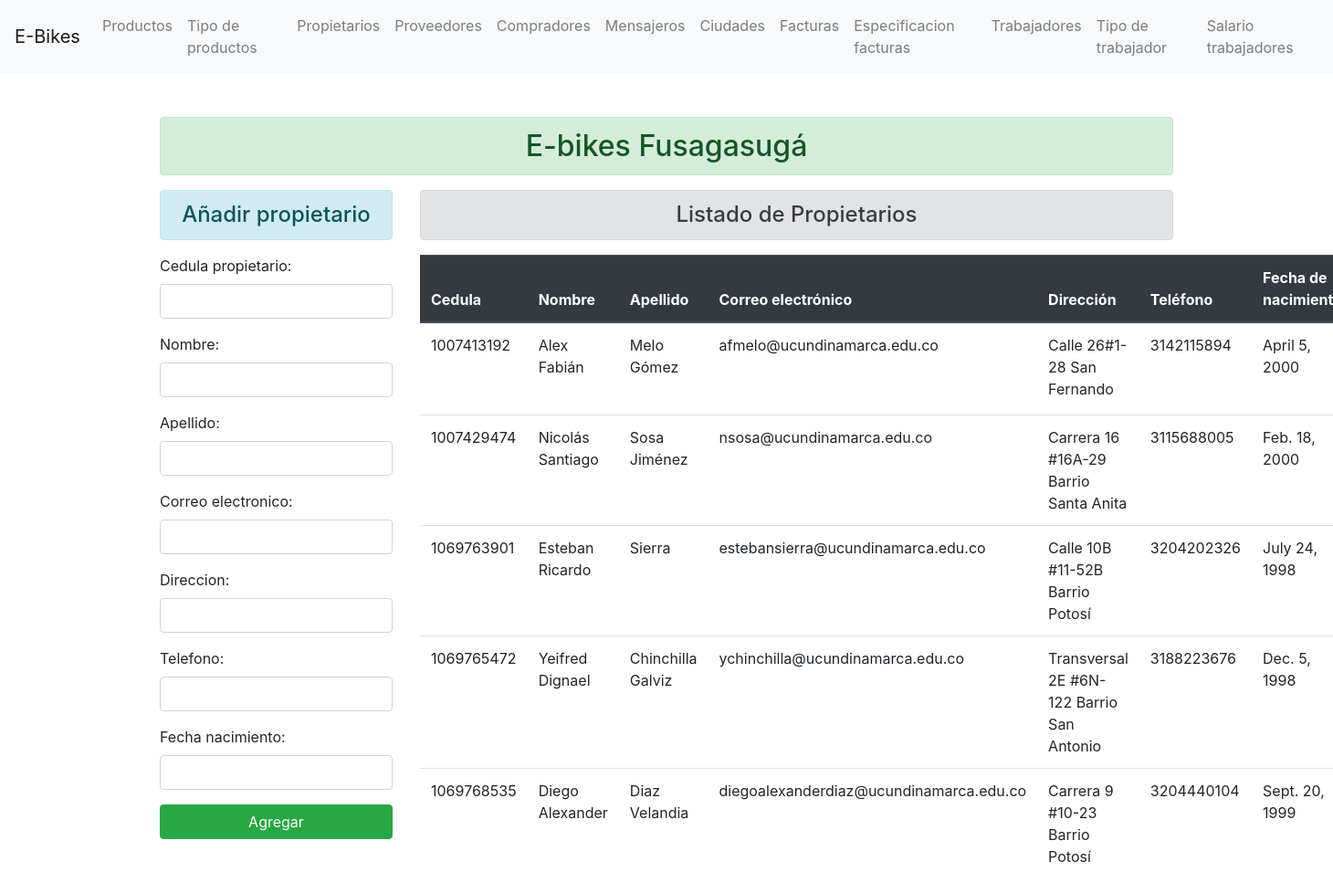
The app's page /propietarios/ with its own data.
### enroll/models.py (models this page shows)
class Propietario(models.Model):
    cedula_propietario = models.IntegerField(primary_key=True)
    nombre = models.CharField(max_length=70)
    apellido = models.CharField(max_length=70)
    correo_electronico = models.EmailField(max_length=70)
    direccion = models.CharField(max_length=70)
    telefono = models.IntegerField()
    fecha_nacimiento = models.DateField()

### enroll/views.py (the view)
# urls.py: path('propietarios/', views.add_propietario, name="addpropietario" ),
def add_propietario(request):
    if request.method == 'POST':
        fm = PropietarioRegistration(request.POST)
        if fm.is_valid():
            cp = fm.cleaned_data['cedula_propietario']
            nm = fm.cleaned_data['nombre']
            ap = fm.cleaned_data['apellido']
            ce = fm.cleaned_data['correo_electronico']
            di = fm.cleaned_data['direccion']
            te = fm.cleaned_data['telefono']
            fn = fm.cleaned_data['fecha_nacimiento']
            reg = Propietario(cedula_propietario=cp, nombre=nm, apellido=ap, correo_electronico=ce, direccion=di, telefono=te, fecha_nacimiento=fn)
            reg.save()
            fm = PropietarioRegistration()
    else:
        fm = PropietarioRegistration()
    propietario_add = Propietario.objects.all()
    return render(request, 'enroll/addpropietario.html', {'form':fm, 'propietario':propietario_add})

### enroll/forms.py
class PropietarioRegistration(forms.ModelForm):
    class Meta:
        model = Propietario
        fields = ['cedula_propietario', 'nombre', 'apellido', 'correo_electronico', 'direccion', 'telefono', 'fecha_nacimiento']
        widgets = {
            'cedula_propietario': forms.NumberInput(attrs={'class':'form-control'}),
            'nombre': forms.TextInput(attrs={'class':'form-control'}),
            'apellido': forms.TextInput(attrs={'class':'form-control'}),
            'correo_electronico': forms.EmailInput(attrs={'class':'form-control'}),
            'direccion': forms.TextInput(attrs={'class':'form-control'}),
            'telefono': forms.NumberInput(attrs={'class':'form-control'}),
            'fecha_nacimiento': forms.DateInput(attrs={'class':'form-control'}),
        }

### enroll/templates/enroll/addpropietario.html (shortened to what this page needs)
{% extends 'enroll/base.html' %}
{% block content  %}
    <div class="row">
        <div class="col-sm-3">
            <h4 class="text-center alert alert-info">Añadir propietario</h4>
            <form action=" " method="POST">
                {{form.as_p}}
                <input type="submit" class="btn btn-success btn-block" value="Agregar" >
            </form>
        </div>
        <div class="col-sm-9">
            <h4 class="text-center alert alert-secondary">Listado de Propietarios</h4>
            {% if propietario %}
                <table class="table">
                    <thead class="thead-dark">
                    <tr>
                        <th scope="col">Cedula</th>
                        <th scope="col">Nombre</th>
                        <th scope="col">Apellido</th>
                        <th scope="col">Correo electrónico</th>
                        <th scope="col">Dirección</th>
                        <th scope="col">Teléfono</th>
                        <th scope="col">Fecha de nacimiento</th>
                    </tr>
                    </thead>
                    <tbody>
                        {% for propietarios in propietario %}
                        <tr>
                            <td>{{propietarios.cedula_propietario}}</td>
                            <td>{{propietarios.nombre}}</td>
                            <td>{{propietarios.apellido}}</td>
                            <td>{{propietarios.correo_electronico}}</td>
                            <td>{{propietarios.direccion}}</td>
                            <td>{{propietarios.telefono}}</td>
                            <td>{{propietarios.fecha_nacimiento}}</td>
                        </tr>
                        {% endfor %}
                    </tbody>
                </table>
            {% else %}
                <h4 class="text-center alert alert-warning">No hay propietarios registrados</h4>
            {%  endif %}
        </div>
    </div>
{% endblock content  %}

### records on screen
Propietario: cedula_propietario "1007413192", nombre "Alex Fabián", apellido "Melo Gómez", correo_electronico "afmelo@ucundinamarca.edu.co", direccion "Calle 26#1-28 San Fernando", telefono "3142115894", fecha_nacimiento "April 5, 2000"
Propietario: cedula_propietario "1007429474", nombre "Nicolás Santiago", apellido "Sosa Jiménez", correo_electronico "nsosa@ucundinamarca.edu.co", direccion "Carrera 16 #16A-29 Barrio Santa Anita", telefono "3115688005", fecha_nacimiento "Feb. 18, 2000"
Propietario: cedula_propietario "1069763901", nombre "Esteban Ricardo", apellido "Sierra", correo_electronico "estebansierra@ucundinamarca.edu.co", direccion "Calle 10B #11-52B Barrio Potosí", telefono "3204202326", fecha_nacimiento "July 24, 1998"
Propietario: cedula_propietario "1069765472", nombre "Yeifred Dignael", apellido "Chinchilla Galviz", correo_electronico "ychinchilla@ucundinamarca.edu.co", direccion "Transversal 2E #6N-122 Barrio San Antonio", telefono "3188223676", fecha_nacimiento "Dec. 5, 1998"
Propietario: cedula_propietario "1069768535", nombre "Diego Alexander", apellido "Diaz Velandia", correo_electronico "diegoalexanderdiaz@ucundinamarca.edu.co", direccion "Carrera 9 #10-23 Barrio Potosí", telefono "3204440104", fecha_nacimiento "Sept. 20, 1999"
